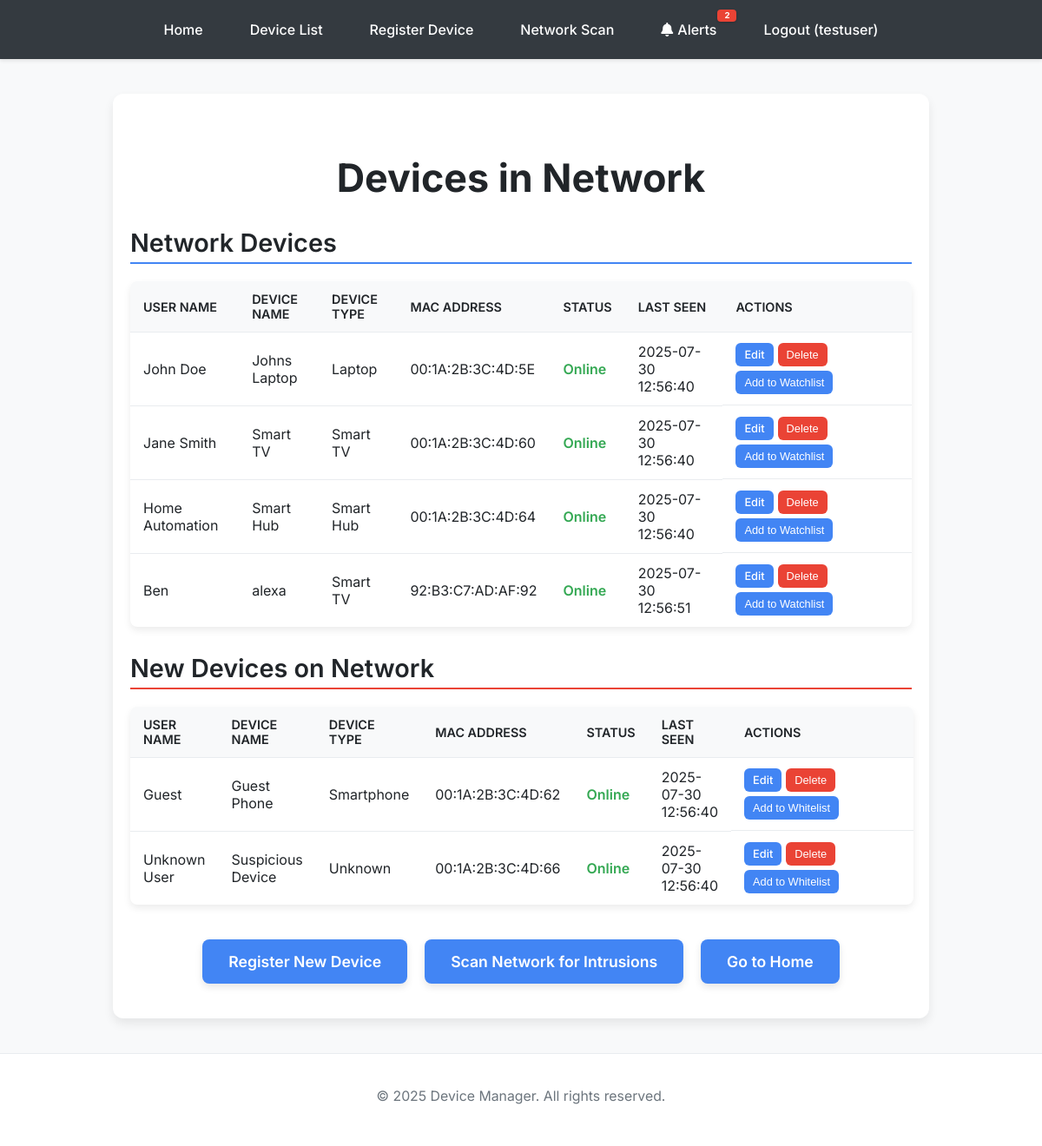
The page /device_list (signed in) on the database as committed earlier.
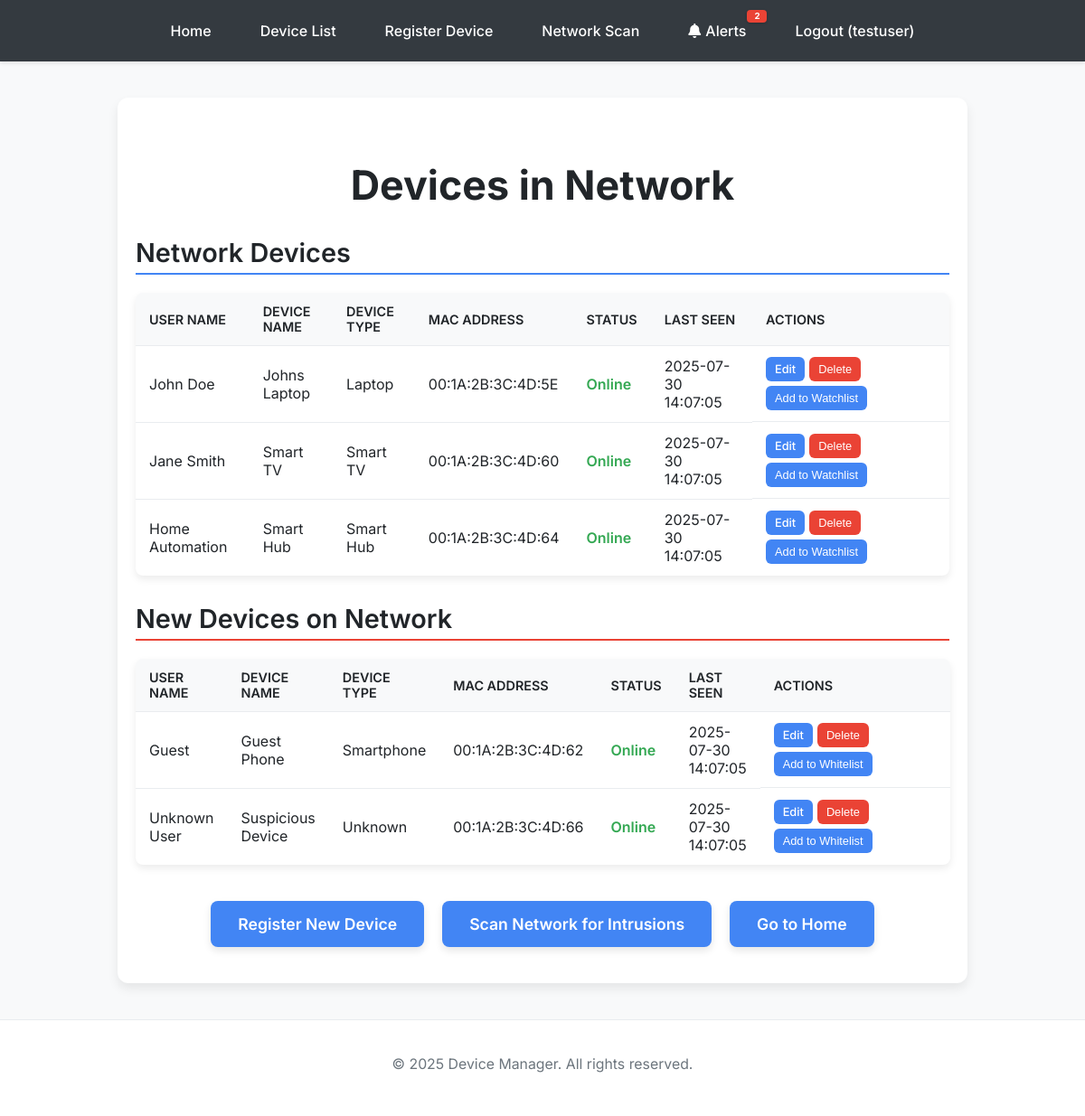
The same page on the database as committed later.
### app.py (models this page shows, shortened)
class User(UserMixin, db.Model):
    id = db.Column(db.Integer, primary_key=True)
    username = db.Column(db.String(80), unique=True, nullable=False)
    password_hash = db.Column(db.String(128), nullable=False)
    devices = db.relationship('Device', backref='owner', lazy=True)
    alerts = db.relationship('Alert', backref='recipient', lazy=True)

class Device(db.Model):
    id = db.Column(db.Integer, primary_key=True)
    user_id = db.Column(db.Integer, db.ForeignKey('user.id'), nullable=False)
    user_name = db.Column(db.String(100), nullable=False)
    device_name = db.Column(db.String(100), nullable=False)
    mac_address = db.Column(db.String(17), unique=True, nullable=True)
    is_whitelisted = db.Column(db.Boolean, default=False)
    is_watchlist = db.Column(db.Boolean, default=False)
    device_type = db.Column(db.String(50), nullable=True)
    last_seen = db.Column(db.DateTime, nullable=True)
    status = db.Column(db.String(20), default='Offline')

### app.py (the view)
@app.route('/device_list')
@login_required
def device_list_page():
    whitelisted_devices = Device.query.filter_by(user_id=current_user.id, is_whitelisted=True).all()
    watchlist_devices = Device.query.filter_by(user_id=current_user.id, is_watchlist=True).all()
    return render_template('device_list.html',
                           whitelisted_devices=whitelisted_devices,
                           watchlist_devices=watchlist_devices)

### app.py (called while the page is built)
@login_manager.user_loader
def load_user(user_id):
    return User.query.get(int(user_id))

@app.context_processor
def inject_unread_alerts_count():
    if current_user.is_authenticated:
        unread_count = Alert.query.filter_by(user_id=current_user.id, is_read=False).count()
        return dict(unread_alerts_count=unread_count)
    return dict(unread_alerts_count=0)

### templates/device_list.html (shortened to what this page needs)
<!DOCTYPE html>
<html>
<head>
</head>
<body>
    {% include 'base_navbar.html' %}
    <div class="container">
        <h1>Devices in Network</h1>
        <div class="device-section">
            <h2>Network Devices</h2>
            {% if whitelisted_devices %}
                <table>
                    <thead>
                        <tr>
                            <th>User Name</th>
                            <th>Device Name</th>
                            <th>Device Type</th>
                            <th>MAC Address</th>
                            <th>Status</th>
                            <th>Last Seen</th>
                            <th>Actions</th>
                        </tr>
                    </thead>
                    <tbody>
                        {% for device in whitelisted_devices %}
                            <tr>
                                <td>{{ device.user_name }}</td>
                                <td>{{ device.device_name }}</td>
                                <td>{{ device.device_type if device.device_type else 'N/A' }}</td>
                                <td>{{ device.mac_address }}</td>
                                <td><span class="status-{{ device.status | lower }}">{{ device.status }}</span></td>
                                <td>{{ device.last_seen.strftime('%Y-%m-%d %H:%M:%S') if device.last_seen else 'Never' }}</td>
                                <td class="action-buttons">
                                    {% if device %}
                                        <a href="{{ url_for('edit_device', device_id=device.id) }}" class="action-button">Edit</a>
                                        <form action="{{ url_for('delete_device', device_id=device.id) }}" method="post" onsubmit="return confirm('Are you sure you want to delete this device?');">
                                            <button type="submit" class="action-button delete">Delete</button>
                                        </form>
                                        <form action="{{ url_for('toggle_watchlist', device_id=device.id) }}" method="post">
                                            <button type="submit" class="toggle-button">Add to Watchlist</button>
                                        </form>
                                    {% else %}
                                        <span>Error: Device data missing.</span>
                                    {% endif %}
                                </td>
                            </tr>
                        {% endfor %}
                    </tbody>
                </table>
            {% else %}
                <p class="no-entries">No devices have been whitelisted yet.</p>
            {% endif %}
        </div>
        <div class="device-section watchlist">
            <h2>New Devices on Network</h2>
            {% if watchlist_devices %}
                <table>
                    <thead>
                        <tr>
                            <th>User Name</th>
                            <th>Device Name</th>
                            <th>Device Type</th>
                            <th>MAC Address</th>
                            <th>Status</th>
                            <th>Last Seen</th>
                            <th>Actions</th>
                        </tr>
                    </thead>
                    <tbody>
                        {% for device in watchlist_devices %}
                            <tr>
                                <td>{{ device.user_name }}</td>
                                <td>{{ device.device_name }}</td>
                                <td>{{ device.device_type if device.device_type else 'N/A' }}</td>
                                <td>{{ device.mac_address }}</td>
                                <td><span class="status-{{ device.status | lower }}">{{ device.status }}</span></td>
                                <td>{{ device.last_seen.strftime('%Y-%m-%d %H:%M:%S') if device.last_seen else 'Never' }}</td>
                                <td class="action-buttons">
                                    {% if device %}
                                        <a href="{{ url_for('edit_device', device_id=device.id) }}" class="action-button">Edit</a>
                                        <form action="{{ url_for('delete_device', device_id=device.id) }}" method="post" onsubmit="return confirm('Are you sure you want to delete this device?');">
                                            <button type="submit" class="action-button delete">Delete</button>
                                        </form>
                                        <form action="{{ url_for('toggle_whitelist', device_id=device.id) }}" method="post">
                                            <button type="submit" class="toggle-button">Add to Whitelist</button>
                                        </form>
                                    {% else %}
                                        <span>Error: Device data missing.</span>
                                    {% endif %}
                                </td>
                            </tr>
                        {% endfor %}
                    </tbody>
                </table>
            {% else %}
                <p class="no-entries">No devices are currently on the watchlist.</p>
            {% endif %}
        </div>
        <div class="link-group">
            <a href="{{ url_for('register') }}" class="action-button">Register New Device</a>
            <a href="{{ url_for('network_scan_page') }}" class="action-button">Scan Network for Intrusions</a>
            <a href="{{ url_for('index') }}" class="action-button">Go to Home</a>
        </div>
    </div>
    <footer>
        <p>&copy; 2025 Device Manager. All rights reserved.</p>
    </footer>
</body>
</html>

### templates/base_navbar.html (shortened to what this page needs)
<!DOCTYPE html>
<html lang="en">
<head>
    <link rel="stylesheet" href="https://cdnjs.cloudflare.com/ajax/libs/font-awesome/6.0.0-beta3/css/all.min.css">
</head>
<body>
    <nav>
        <ul>
            <li><a href="{{ url_for('index') }}">Home</a></li>
            {% if current_user.is_authenticated %}
                <li><a href="{{ url_for('device_list_page', next=request.endpoint) }}">Device List</a></li>
                <li><a href="{{ url_for('register', next=request.endpoint) }}">Register Device</a></li>
                <li><a href="{{ url_for('network_scan_page', next=request.endpoint) }}">Network Scan</a></li>
                <li>
                    <a href="{{ url_for('alerts_page', next=request.endpoint) }}" class="alerts-link">
                        <i class="fas fa-bell"></i> Alerts
                        {% if unread_alerts_count > 0 %}
                            <span class="alert-badge">{{ unread_alerts_count }}</span>
                        {% endif %}
                    </a>
                </li>
                <li><a href="{{ url_for('logout') }}">Logout ({{ current_user.username }})</a></li>
            {% else %}
                <li><a href="{{ url_for('login') }}">Login</a></li>
                <li><a href="{{ url_for('register_user') }}">Register</a></li>
            {% endif %}
        </ul>
    </nav>
</body>
</html>

### templates/device_list.html (style rules this page uses)
:root { --primary-blue: #4285F4; --darker-blue: #3367D6; --secondary-green: #34A853; --warning-red: #EA4335; --light-background: #F8F9FA; --white-background: #FFFFFF; --dark-text: #212529; --medium-text: #6C757D; --navbar-bg: #343A40; --border-light: #E9ECEF; --success-bg: #D4EDDA; --success-text: #155724; --error-bg: #F8D7DA; --error-text: #721C24; --info-bg: #D1ECF1; --info-text: #0C5460; }
body { font-family: 'Inter', sans-serif; margin: 0; background-color: var(--light-background); display: flex; flex-direction: column; min-height: 100vh; color: var(--dark-text); -webkit-font-smoothing: antialiased; -moz-osx-font-smoothing: grayscale; }
.container { padding: 40px 20px; max-width: 900px; margin: 40px auto; background-color: var(--white-background); border-radius: 12px; box-shadow: 0 6px 12px rgba(0, 0, 0, 0.08); text-align: center; flex-grow: 1; }
h1 { color: var(--dark-text); font-size: 2.8em; margin-bottom: 20px; font-weight: 700; }
h2 { color: var(--dark-text); font-size: 1.8em; margin-top: 30px; margin-bottom: 15px; font-weight: 600; text-align: left; border-bottom: 2px solid var(--primary-blue); padding-bottom: 5px; }
.device-section.watchlist h2 { border-bottom-color: var(--warning-red); }
p { color: var(--medium-text); font-size: 1.1em; line-height: 1.6; margin-bottom: 25px; font-weight: 400; }
nav { background-color: var(--navbar-bg); padding: 1em 0; margin-bottom: 0; box-shadow: 0 2px 4px rgba(0, 0, 0, 0.1); }
nav ul { list-style-type: none; margin: 0; padding: 0; display: flex; justify-content: center; }
nav ul li { margin: 0 15px; }
nav ul li a { color: var(--white-background); text-decoration: none; font-weight: 500; padding: 8px 12px; border-radius: 6px; transition: background-color 0.3s ease, color 0.3s ease; }
table { width: 100%; border-collapse: collapse; margin-top: 20px; background-color: var(--white-background); border-radius: 8px; overflow: hidden; box-shadow: 0 4px 8px rgba(0, 0, 0, 0.08); }
th, td { padding: 12px 15px; border-bottom: 1px solid var(--border-light); text-align: left; color: var(--dark-text); font-weight: 400; }
th { background-color: var(--light-background); color: var(--dark-text); font-weight: 600; text-transform: uppercase; font-size: 0.9em; }
tr:last-child td { border-bottom: none; }
.action-buttons { display: flex; flex-wrap: wrap; gap: 5px; align-items: center; min-width: 180px; }
.action-buttons .action-button, .action-buttons .toggle-button { padding: 6px 10px; font-size: 0.8em; white-space: nowrap; flex-shrink: 0; background-color: var(--primary-blue); color: var(--white-background); border: none; border-radius: 6px; cursor: pointer; text-decoration: none; transition: background-color 0.3s ease; font-weight: 500; }
.action-button.delete { background-color: var(--warning-red); color: var(--white-background); }
.toggle-button { background-color: var(--secondary-green); }
footer { margin-top: auto; padding: 20px; text-align: center; color: var(--medium-text); font-size: 0.9em; background-color: var(--white-background); border-top: 1px solid var(--border-light); font-weight: 400; }
.status-online { color: var(--secondary-green); font-weight: 600; }
.link-group { margin-top: 40px; display: flex; justify-content: center; gap: 20px; flex-wrap: wrap; }
.link-group .action-button { background-color: var(--primary-blue); color: var(--white-background); padding: 15px 30px; text-decoration: none; border-radius: 8px; font-weight: 600; font-size: 1.1em; transition: background-color 0.3s ease, transform 0.2s ease; box-shadow: 0 4px 8px rgba(0, 0, 0, 0.1); }

Rows that differ between the two databases and show on the page:
removed Device: user_name "Ben", device_name "alexa", device_type "Smart TV", mac_address "92:B3:C7:AD:AF:92", status "Online", last_seen "2025-07-30 12:56:51", shown under "Network Devices"
changed Device "John Doe": last_seen "2025-07-30 12:56:40" → "2025-07-30 14:07:05"
changed Device "Jane Smith": last_seen "2025-07-30 12:56:40" → "2025-07-30 14:07:05"
changed Device "Home Automation": last_seen "2025-07-30 12:56:40" → "2025-07-30 14:07:05"
changed Device "Guest": last_seen "2025-07-30 12:56:40" → "2025-07-30 14:07:05"
changed Device "Unknown User": last_seen "2025-07-30 12:56:40" → "2025-07-30 14:07:05"
